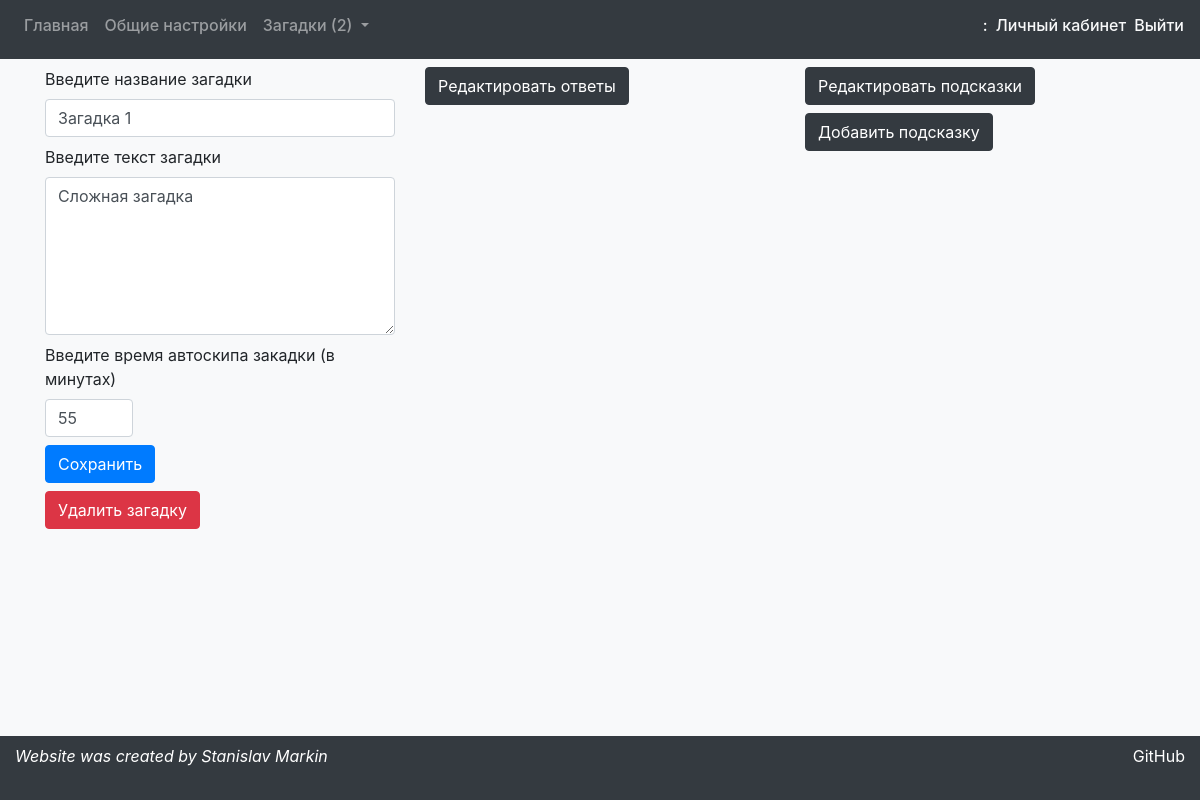
/edit/9/puzzle/22, run on the app's committed database.
### creationApp/models.py (models this page shows, shortened)
class Puzzle(models.Model):
    quest = models.ForeignKey('preparationApp.Quest', models.CASCADE)
    title = models.CharField(max_length=50)
    html = models.TextField()
    auto_skip_minutes = models.IntegerField()

### creationApp/views.py (the view)
# urls.py: path('<int:quest_id>/puzzle/<int:puzzle_id>', views.puzzle_page, name="puzzle_page"),
def puzzle_page(request, quest_id, puzzle_id):
    args = get_args(quest_id)
    if request.session.get('message'):
        args['message'] = request.session.get('message')
        request.session.pop('message')
    args['puzzle'] = Puzzle.objects.get(id=puzzle_id)
    args['hints'] = list(filter(lambda h: h.puzzle == args['puzzle'], Hint.objects.all()))
    args['answers'] = list(filter(lambda a: a.puzzle == args['puzzle'], Answer.objects.all()))
    return render(request, 'creationApp/puzzlePage.html', args)

### creationApp/views.py (called while the page is built)
def get_args(quest_id):
    quest = Quest.objects.get(id=quest_id)
    quest.start_date += timezone.timedelta(hours=3)
    puzzles = list(filter(lambda p: p.quest == quest, Puzzle.objects.all()))
    return {'quest': quest, 'puzzles': puzzles, 'message': 'none'}

### creationApp/templates/creationApp/puzzlePage.html (shortened to what this page needs)
{% extends 'creationApp/mainWrapper.html' %}
{% block content %}
    <div class="row">
        <div class="col-4">
            <form action="/edit/{{ quest.id }}/edit/puzzle" method="post">{% csrf_token %}
                <label for="puzzle_title">Введите название загадки</label>
                <input type="text" class="form-control mb-2" id="puzzle_title" placeholder="Новая загадка"
                       name="title" value="{{ puzzle.title }}">
                <label for="html">Введите текст загадки</label>
                <textarea type="text" class="form-control mb-2" rows="6" id="html" name="html"
                          placeholder="Описание новой загадки">{{ puzzle.html }}</textarea>
                <label for="auto_skip_minutes">Введите время автоскипа закадки (в минутах)</label>
                <input type="number" class="form-control w-25 mb-2" step="5" name="auto_skip_minutes"
                       id="auto_skip_minutes" placeholder="120" value="{{ puzzle.auto_skip_minutes }}">
                <input type="submit" class="btn-primary btn mb-2" value="Сохранить">
            </form>
            <form action="/edit/{{ quest.id }}/delete/puzzle" method="post">{% csrf_token %}
                <input type="submit" class="btn btn-danger mb-5" value="Удалить загадку">
            </form>
        </div>
        <div class="col-4">
            <button type="button" class="btn btn-dark mb-2"
                    data-toggle="collapse" data-target="#answers">
                Редактировать ответы
            </button>
        </div>
        <div class="col-4">
            <button type="button" class="btn btn-dark mb-2"
                    data-toggle="collapse" data-target="#hints">
                Редактировать подсказки
            </button>
            <button type="button" class="btn btn-dark mb-2"
                    data-toggle="collapse" data-target="#hint">
                Добавить подсказку
            </button>
        </div>
    </div>
{% endblock %}

### data on the page
Puzzle: title "Загадка 1", html "Сложная загадка", auto_skip_minutes "55"

### other printed values
{{ puzzles|length }} "2"
